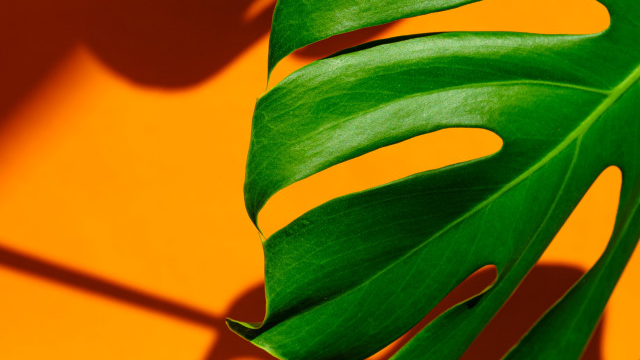
//> input picture OpenCV/OpenCV_Code/test.png, 640 x 360 px
$ ./main   (built with g++ and OpenCV 4)
//> lines starting //> are read from the running program, lines starting //| are printed output that depends on the picture
#include <iostream>
#include <opencv2/opencv.hpp>

std::string doubleToString(double d);

int main()
{
	cv::Mat img1 = cv::imread("../test.png", cv::IMREAD_UNCHANGED);
//> img1 is the input picture: 360 rows x 640 cols, CV_8UC4; mean B, G, R, A 5.1, 106.4, 126.4, 255
	cv::Mat img2 = cv::imread("../test2.png", cv::IMREAD_UNCHANGED);
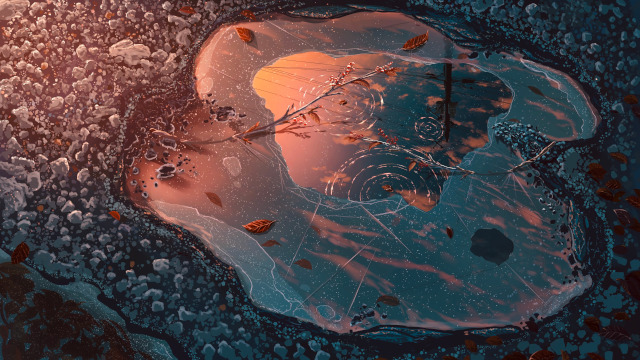
//> input picture OpenCV/OpenCV_Code/test2.png, 640 x 360 px
//> img2 is the input picture: 360 rows x 640 cols, CV_8UC3; mean B, G, R 68.5, 65.4, 77
	cv::Mat img3 = cv::imread("../test3.png", cv::IMREAD_UNCHANGED);
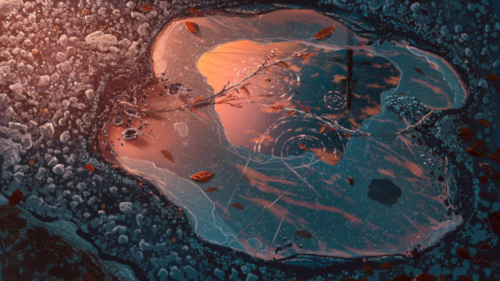
//> input picture OpenCV/OpenCV_Code/test3.png, 500 x 281 px
//> img3 is the input picture: 281 rows x 500 cols, CV_8UC3; mean B, G, R 69.6, 66.6, 78.2

	if (img1.empty() || img2.empty() || img3.empty())
	{
		std::cerr << "Error: cannot load images!\n";
		return -1;
	}

	// 转换到HSV色彩空间，因为HSV对于光线，颜色等变化更加敏感
	cv::cvtColor(img1, img1, cv::COLOR_BGR2HSV);
//> img1: 360 rows x 640 cols, CV_8UC3; mean H, S, V 33.1, 246.7, 160.1
	cv::cvtColor(img2, img2, cv::COLOR_BGR2HSV);
//> img2: 360 rows x 640 cols, CV_8UC3; mean H, S, V 81.8, 105.4, 91.4
	cv::cvtColor(img3, img3, cv::COLOR_BGR2HSV);
//> img3: 281 rows x 500 cols, CV_8UC3; mean H, S, V 81.3, 101.1, 92.2

	// 操作H和S通道
	const int hBins = 50;
	const int sBins = 60;
	int histSize[] = {hBins, sBins};

	// Hue varies from 0 to 179, saturation varies from 0 to 255
	const float hRanges[] = {0, 180};
	const float sRanges[] = {0, 255};
	const float *ranges[] = {hRanges, sRanges};

	// use the 0-th and 1-st channels
	int channels[] = {0, 1};

	cv::MatND hist1, hist2, hist3; // MatND表示多维矩阵

	// 计算直方图，归一化
	cv::calcHist(&img1, 1, channels, cv::Mat(), hist1, 2, histSize, ranges, true, false);
	cv::normalize(hist1, hist1, 0, 1, cv::NORM_MINMAX);
//> hist1: 50 rows x 60 cols, CV_32FC1; min 0, max 1, mean 0.00143
	cv::calcHist(&img2, 1, channels, cv::Mat(), hist2, 2, histSize, ranges, true, false);
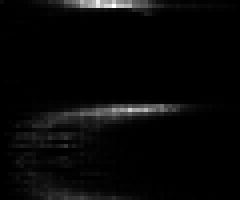
//> hist2: 50 rows x 60 cols, CV_32FC1 (shown 4 times larger); min 0, max 2491, mean 76.7; drawn with min black and max white
	cv::normalize(hist2, hist2, 0, 1, cv::NORM_MINMAX);
	cv::calcHist(&img3, 1, channels, cv::Mat(), hist3, 2, histSize, ranges, true, false);
	cv::normalize(hist3, hist3, 0, 1, cv::NORM_MINMAX);

	// 比较直方图
	double result11 = cv::compareHist(hist1, hist1, CV_COMP_CORREL);
//> result11 = 1
	double result12 = cv::compareHist(hist1, hist2, CV_COMP_CORREL);
//> result12 = -0.0198
	double result13 = cv::compareHist(hist1, hist3, CV_COMP_CORREL);
//> result13 = -0.0185
	double result23 = cv::compareHist(hist2, hist3, CV_COMP_CORREL);
//> result23 = 0.983
	std::cout << "result11: " << result11 << ". result12: " << result12 << ". result13: " << result13 << ". result23: "
			  << result23 << std::endl;
//| result11: 1. result12: -0.0197934. result13: -0.0185311. result23: 0.98334

	cv::putText(img1, doubleToString(result11), cv::Point(50, 50), CV_FONT_HERSHEY_COMPLEX, 1, cv::Scalar(255, 0, 255));
//> img1: 360 rows x 640 cols, CV_8UC3; mean H, S, V 33.2, 246.6, 160.1
	cv::putText(img2, doubleToString(result12), cv::Point(50, 50), CV_FONT_HERSHEY_COMPLEX, 1, cv::Scalar(255, 0, 255));
//> img2: 360 rows x 640 cols, CV_8UC3; mean H, S, V 82.5, 105, 91.7
	cv::putText(img3, doubleToString(result13), cv::Point(50, 50), CV_FONT_HERSHEY_COMPLEX, 1, cv::Scalar(255, 0, 255));
//> img3: 281 rows x 500 cols, CV_8UC3; mean H, S, V 82.4, 100.6, 92.6

	cv::namedWindow("image 1", cv::WINDOW_AUTOSIZE);
	cv::namedWindow("image 2", cv::WINDOW_AUTOSIZE);
	cv::namedWindow("image 3", cv::WINDOW_AUTOSIZE);
	cv::imshow("image 1", img1);
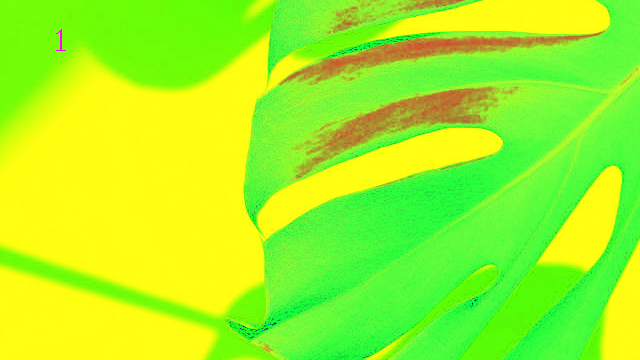
//> window 'image 1': 360 rows x 640 cols, CV_8UC3; mean B, G, R 33.2, 246.6, 160.1
	cv::imshow("image 2", img2);
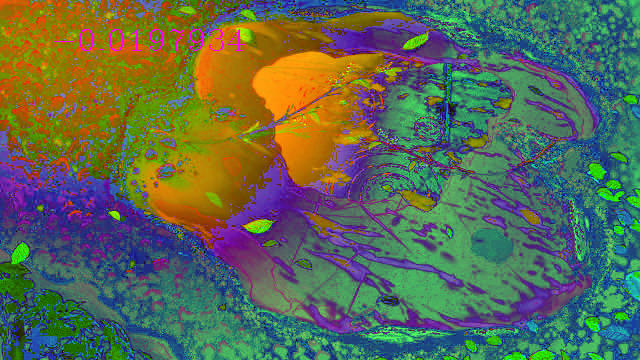
//> window 'image 2': 360 rows x 640 cols, CV_8UC3; mean B, G, R 82.5, 105, 91.7
	cv::imshow("image 3", img3);
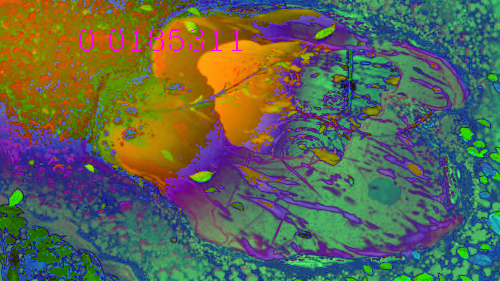
//> window 'image 3': 281 rows x 500 cols, CV_8UC3; mean B, G, R 82.4, 100.6, 92.6


	cv::waitKey(0);
	return 0;
}

std::string doubleToString(double d)
{
	std::ostringstream oss;
	if (oss << d) { return oss.str(); }
	return "invalid conversion";
}
